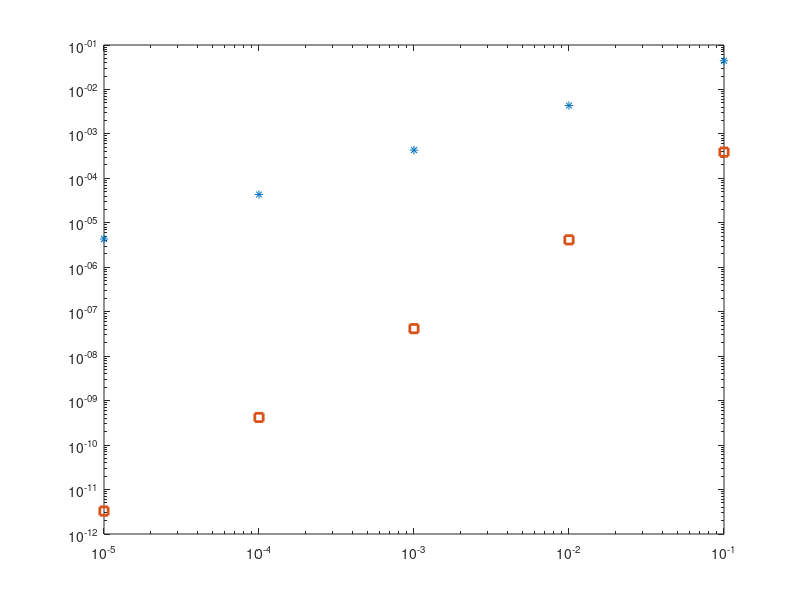

Reproduce this figure in MATLAB.
diffq = @(f,x,h)  (f(x+h) - f(x))./h;

F = @(h) diffq(@(x) sin(x), pi/3, h);

F2 = @(h) (F(h/2) - 2^(-1)*F(h))/(1-2^(-1));

h = 10.^(-(1:5));

err1 = abs(F(h)-cos(pi/3));
err2 = abs(F2(h)-cos(pi/3));

loglog(h,err1,'*',h,err2,'square','linewidth',2);


p1 = polyfit(log(h),log(err1),1);
m1 = p1(1)

p2 = polyfit(log(h),log(err2),1);
m2 = p2(1)
